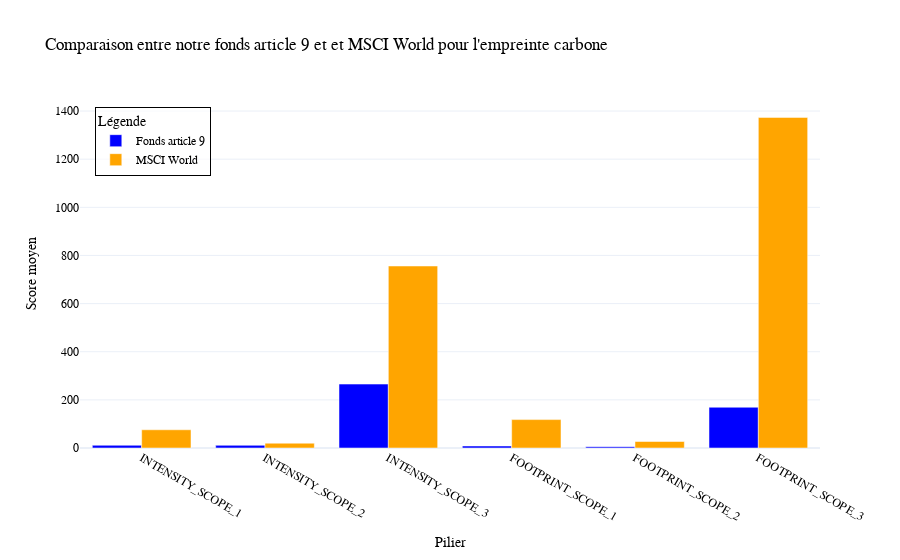

The code cell stored with this chart in its notebook:
### Code cell
scores = ['INTENSITY_SCOPE_1', 'INTENSITY_SCOPE_2', 'INTENSITY_SCOPE_3', 'FOOTPRINT_SCOPE_1', 'FOOTPRINT_SCOPE_2', 'FOOTPRINT_SCOPE_3']

# 📌 Calcul des valeurs pour df6 (portefeuille optimisé)
df6_values = [
    (df_fin['Poids'] * df_fin[metric]).sum() if metric in df_fin.columns else None for metric in scores
]

# 📌 Calcul des valeurs pour df (MSCI World)
df_values = [
    (df['Weight in MSCI World'] * df[metric]).sum() if metric in df.columns else None for metric in scores
]

# 📌 Création du graphique
x = np.arange(len(scores))  # Indices des barres

fig = go.Figure()

# 🔹 Barres pour le portefeuille optimisé (df6)
fig.add_trace(go.Bar(
    x=[x for x in scores],
    y=df6_values,
    name="Fonds article 9",
    marker_color='blue'
))

# 🔹 Barres pour MSCI World (df)
fig.add_trace(go.Bar(
    x=[x for x in scores],
    y=df_values,
    name="MSCI World",
    marker_color='orange'
))

# 📌 Personnalisation du graphique
fig.update_layout(
    title="Comparaison entre notre fonds article 9 et et MSCI World pour l'empreinte carbone",
    xaxis_title="Pilier",
    yaxis_title="Score moyen",
    barmode='group',
    template='plotly_white',
    font=dict(
        family="Arial, sans-serif",
        size=12,
        color="black"
    ),
    legend=dict(
        title="Légende",
        x=0.02, y=0.98,
        bgcolor='rgba(255,255,255,0.7)',
        bordercolor='black',
        borderwidth=1
    )
)

# 📌 Affichage
fig.show()

### Figure 1 — Plotly figure (JSON) as saved in the notebook; plotly's stock layout.template omitted (floating-point values rounded to 4 significant figures)
{"data": [{"marker": {"color": "blue"}, "name": "Fonds article 9", "type": "bar", "x": ["INTENSITY_SCOPE_1", "INTENSITY_SCOPE_2", "INTENSITY_SCOPE_3", "FOOTPRINT_SCOPE_1", "FOOTPRINT_SCOPE_2", "FOOTPRINT_SCOPE_3"], "y": [11.3, 11.15, 265.6, 8.362, 5.168, 169.3]}, {"marker": {"color": "orange"}, "name": "MSCI World", "type": "bar", "x": ["INTENSITY_SCOPE_1", "INTENSITY_SCOPE_2", "INTENSITY_SCOPE_3", "FOOTPRINT_SCOPE_1", "FOOTPRINT_SCOPE_2", "FOOTPRINT_SCOPE_3"], "y": [75.69, 19.95, 756.2, 118.0, 27.01, 1374.0]}], "layout": {"barmode": "group", "font": {"color": "black", "family": "Arial, sans-serif", "size": 12}, "legend": {"bgcolor": "rgba(255,255,255,0.7)", "bordercolor": "black", "borderwidth": 1, "title": {"text": "Légende"}, "x": 0.02, "y": 0.98}, "title": {"text": "Comparaison entre notre fonds article 9 et et MSCI World pour l'empreinte carbone"}, "xaxis": {"title": {"text": "Pilier"}}, "yaxis": {"title": {"text": "Score moyen"}}}}
